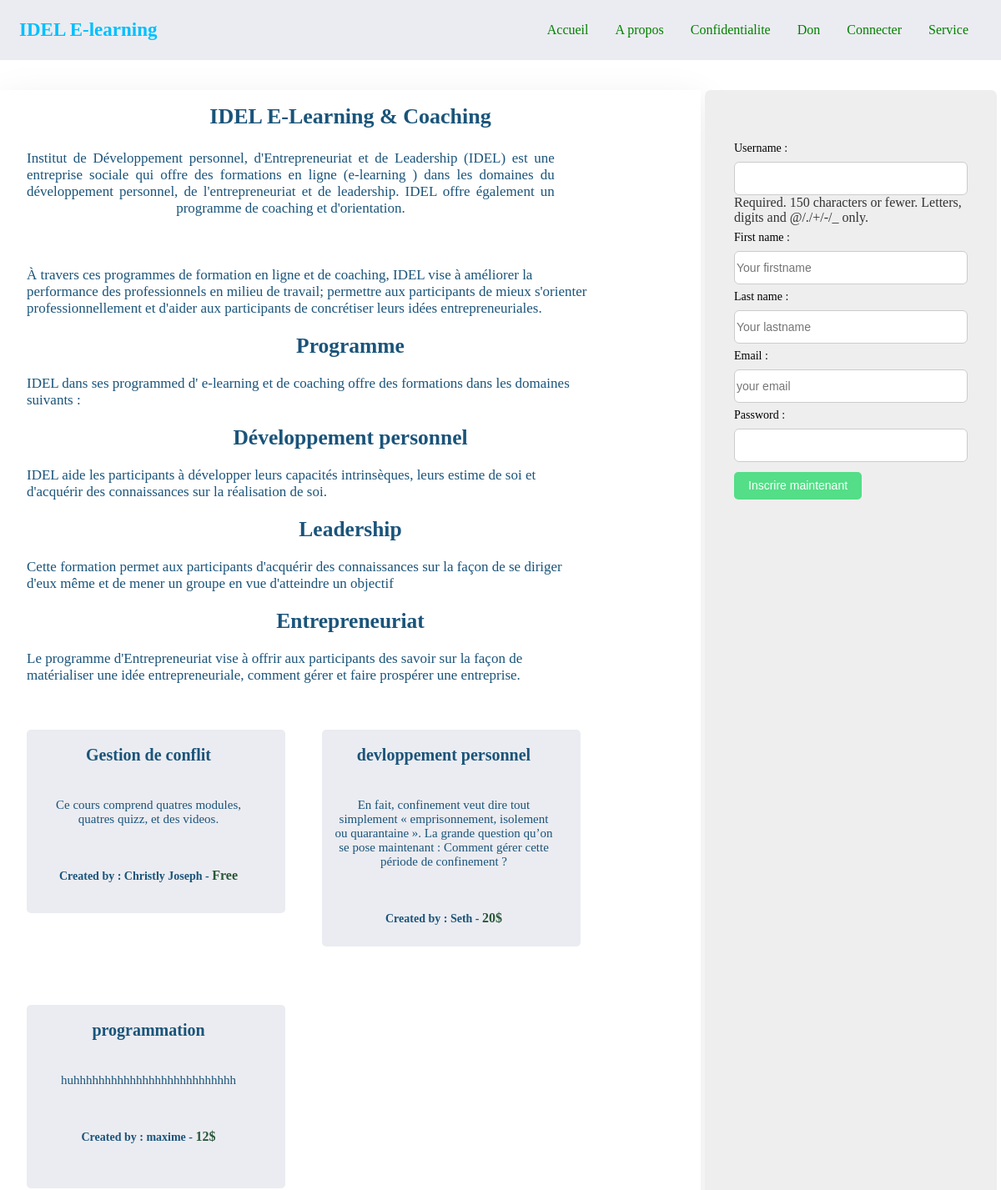
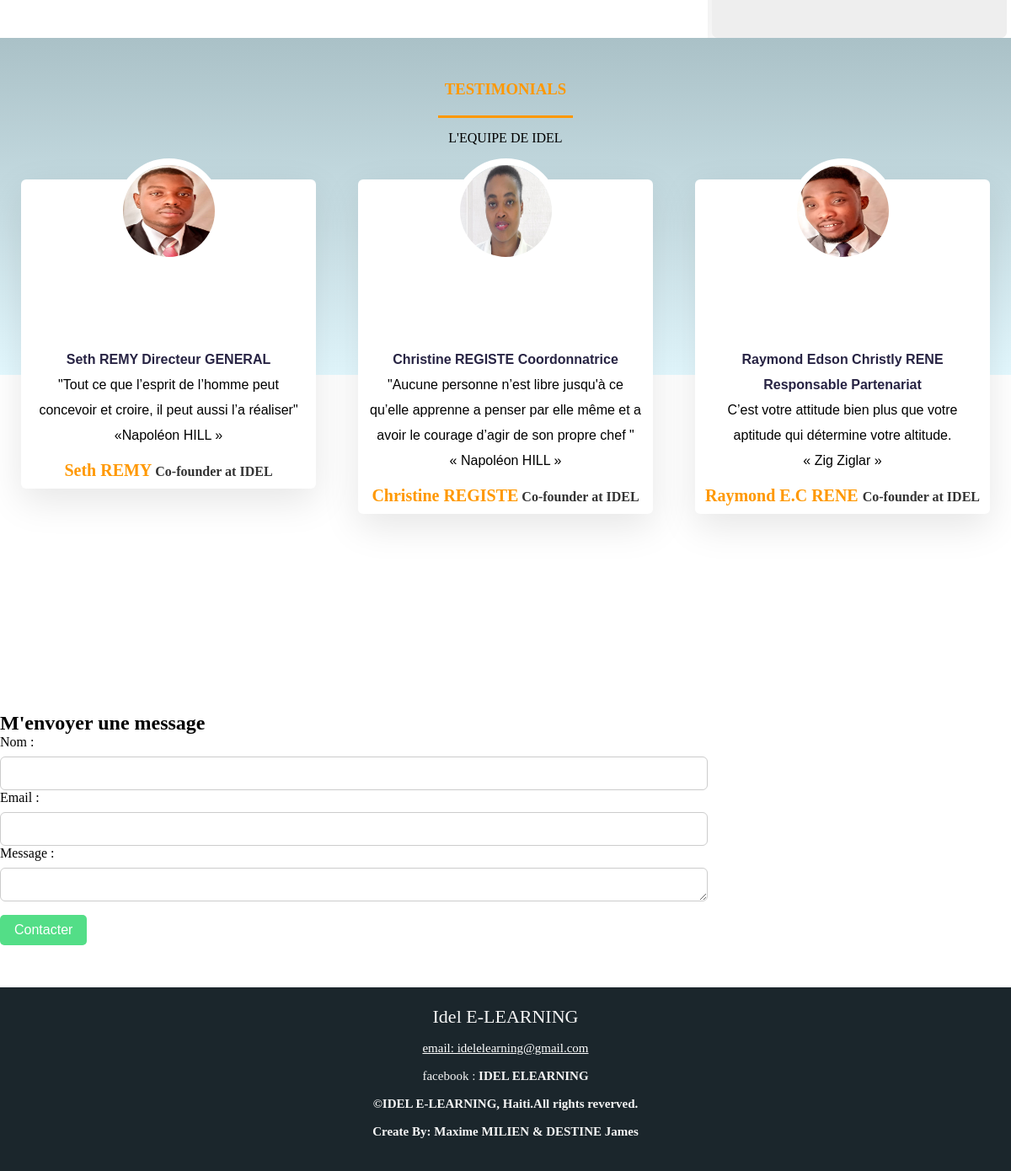
The page / on the database its author committed (2 pictures, top to bottom).
### course/models.py (models this page shows, shortened)
class Courses(models.Model):
    title = models.CharField(max_length=250)
    description = models.TextField()
    author = models.CharField(max_length=50)
    price = models.IntegerField()
    time = models.TimeField(null=True, blank=True)
    url = models.CharField(null=True, blank=True, max_length=15)
    active = models.BooleanField(default=False)

### course/views.py (the view)
# urls.py: 2. Add a URL to urlpatterns:  path('', views.home, name='home')
def home(request):
    courses = Courses.objects.all()
    if request.method == 'POST':
        form = RegisterForm(request.POST)
        contactform = ContactForm(request.POST)
        if form.is_valid():
            user = form.save(commit=False)
            user.set_password(form.cleaned_data['password'])
            user.save()
            Students.objects.create(user=user)
            messages.success(request, 'Votre compte a ete cree avec succes')
        else:
            messages.error(request, 'Verifier vos informations')
    else:
        form = RegisterForm()
        contactform = ContactForm()
    return render(request, 'home.html', locals())

### account/forms.py (shortened to what this page needs)
class RegisterForm(forms.ModelForm):
   first_name = forms.CharField(required=True, widget=forms.TextInput(attrs={'class': 'input', 'placeholder': 'Your firstname'}))
   last_name = forms.CharField(required=True, widget=forms.TextInput(attrs={'class': 'input', 'placeholder': 'Your lastname'}))
   email = forms.EmailField(required=True, widget=forms.EmailInput(attrs={'class': 'input', 'placeholder': 'your email'}))
   password = forms.CharField(max_length=120, widget=forms.PasswordInput(attrs={'class': 'input'}), required=True)
   class Meta:
      model = User
      fields = ('username', 'first_name' , 'last_name', 'email', 'password')
      widgets = {
         'username': forms.TextInput(attrs={'class': 'input'})
      }

### contact/forms.py
class ContactForm(forms.ModelForm):
	class Meta:
		model = ContactModel
		fields = ('nom' , 'email' , 'message')
		widgets = {
		'nom': forms.TextInput(attrs={'class':'input'}),
		'email': forms.EmailInput(attrs={'class':'input'}),
		'message': forms.Textarea(attrs={'class':'input'})
		}

### Elearning/templates/home.html (shortened to what this page needs)
{% extends 'base.html' %}
{% load static%}
{% block content %}
<br><br>
<div class="grid">
   <section class="presentation">
      <div class="font-p">
         <h1 class="title text-center">IDEL E-Learning & Coaching</h1>
      <p style="width: 80%; padding: 10px; margin: 10px;" class="justify last">Institut de Développement personnel, d'Entrepreneuriat et
         de Leadership (IDEL) est une entreprise sociale qui offre des
         formations en ligne (e-learning ) dans les domaines du
         développement personnel, de l'entrepreneuriat et de
         leadership. IDEL offre également un programme de coaching
         et d'orientation. </p> <br>
         <p style="padding: 10px; margin: 10px; width: 85%;">À travers ces programmes de formation en ligne et de
            coaching, IDEL vise à améliorer la performance des
            professionnels en milieu de travail; permettre aux
            participants de mieux s'orienter professionnellement et
            d'aider aux participants de concrétiser leurs idées
            entrepreneuriales.</p>
         <h2 class="text-center"><strong>Programme</strong> </h2>
         <p style="padding: 10px; margin: 10px; width: 85%;">IDEL dans ses programmed d' e-learning et de coaching
            offre des formations dans les domaines suivants :
         </p>
         <h2 class="text-center"><strong>Développement personnel</strong></h2>
         <p style="padding: 10px; margin: 10px; width: 85%;">IDEL aide les participants à développer leurs capacités
            intrinsèques, leurs estime de soi et d'acquérir des
            connaissances sur la réalisation de soi.
         </p>
         <h2 class="text-center"><strong>Leadership</strong></h2>
         <p style="padding: 10px; margin: 10px; width: 85%;">Cette formation permet  aux participants d'acquérir des
            connaissances sur la façon de se diriger d'eux même et de
            mener un groupe en vue d'atteindre un objectif</p>
         <h2 class="text-center"><strong>Entrepreneuriat</strong></h2>
         <p style="padding: 10px; margin: 10px; width: 85%;">Le programme d'Entrepreneuriat vise à offrir aux
            participants des savoir sur la façon de matérialiser une idée
            entrepreneuriale, comment gérer et faire prospérer une
            entreprise. </p>
      </div>
      <div>
         {% for course in courses %}
            <div class="card">
               <h2 class="title">{{ course.title }}</h2>
               <p class="description">{{ course.description }}</p>
               <h4 class="author">Created by : {{ course.author }} -
                  {% if course.price == 0 %}
                     <span>Free</span>
                  {% else %}
                     <span>{{ course.price }}$</span>
                  {% endif %}
               </h4>
            </div>
         {% empty %}
            <p>There 's no courses</p>
         {% endfor %}
      </div>
   </section>
   <section class="form b-form">
      <form action="{% url 'home' %}" method="POST">
         {{form.as_p}}
         <input class="btn bt>-large" type="submit" value="Inscrire maintenant">
      </form>
   </section>
 <section  class="testi">
   <section class="testimonials">
      <div class="container">
         <h1>testimonials</h1>
         <p class="text-center">L'EQUIPE DE IDEL</p>
         <div class="row">
             <div class="col-md-4 text-center">
               <div class="profile">
                  <img src="{% static 'seth.jpg' %}" alt="mon image" class="user">
                  <blockquote>
                     <strong style="color: #272343;"> Seth REMY Directeur GENERAL </strong> <br>
                     "Tout ce que l’esprit de l’homme peut
                     concevoir et croire, il peut aussi l’a réaliser"
                     «Napoléon HILL »
                  </blockquote>
                  <h3>Seth REMY<span> Co-founder at IDEL</span> </h3>
               </div>
            </div>
            <div class="col-md-4 text-center">
               <div class="profile">
                  <img src="{% static '2.jpg' %}" alt="mon image" class="user">
                  <blockquote>
                    <strong style="color: #272343;"> Christine REGISTE Coordonnatrice  </strong> <br>
                     "Aucune personne n’est libre jusqu'à ce qu’elle apprenne
                      a penser par elle même et a avoir  le courage d’agir de son propre chef " <br>
                     «  Napoléon HILL »
                  </blockquote>
                  <h3>Christine REGISTE<span> Co-founder at IDEL</span> </h3>
               </div>
            </div>
         <div class="col-md-4 text-center">
               <div class="profile">
                  <img src="{% static 'christly.jpg' %}" alt="mon image" class="user">
                  <blockquote>
                     <strong style="color: #272343;">  Raymond Edson Christly RENE Responsable Partenariat  </strong> <br>
                     C’est votre attitude bien plus que votre aptitude qui détermine votre altitude. <br>
                     « Zig Ziglar »
                     <br>
                  </blockquote>
                  <h3>Raymond E.C RENE <span> Co-founder at IDEL</span> </h3>
               </div>
            </div>
         </div>
      </div>
   </section>
 </section>
 {% include 'contact.html' %}
</div>
{% endblock %}

### static/menu.css (style rules this page uses)
* { margin: 0; padding: 0; box-sizing: border-box; font-family: "open sans" sans-sherif; }
.btn { text-decoration: none; font-weight: 500; padding: 5px 16px; line-height: 1.5; border: 1px solid transparent; border-radius: 5px; background: #53DE87; font-size: inherit; color: #fff; margin-top: 12px; }
.input, .btn-large { width: 100%; height: 40px; border-radius: 6px; border: 1px solid #ccc; margin-top: 8px; padding: 2px; font-size: inherit; }
.b-form { background: #eee; padding: 25px 5px; border-radius: 7px; margin: 0 5px; font-family: serif; font-size: 14px; }
.b-form form { margin-top: 20px; padding: 10px; }
.b-form form label { display: block; font-weight: 500; margin-top: 7px; }
.text-center { text-align: center; }
.justify { text-align: justify; }
.last { text-align-last: center; }
.grid { display: grid; grid-template-columns: 70% 30%; grid-template-areas: "present form" "testi testi"; }
.presentation { width: 100%; grid-area: present; padding: 12px; background-color: #ffffff; color: rgb(26, 84, 122); box-shadow: 0 15px 45px rgba(0,0,0,0.1); }
.presentation .title { font-size: 26px; font-weight: 600; padding: 5px; animation: up 1s; animation-delay: 0.3; animation-fill-mode: forwards; }
.form { grid-area: form; padding: 25px; }
.card { padding: 14px 20px 20px 2px; width: 310px; min-height: 220px; margin: 35px 20px; border-radius: 5px; background-color: #EBECF1; text-align: center; text-align-last: center; display: inline-block; vertical-align: top; }
.card .title { font-size: 20px; padding: 5px; color: rgb(26, 84, 122); }
.card .description { margin: 30px 5px; font-size: 15px; padding: 5px; }
.card .author { margin-top: 40px; font-size: 14px; text-align: right; padding: 5px; }
.card .author span { color: rgb(41, 87, 57); }
.testi { height: 800px; background-color: white; grid-area: testi; }
.testimonials { margin: 50px auto; }
.testimonials h1 { text-align: center; font-weight: bold; color: #ff9800; padding-bottom: 10px; text-transform: uppercase; }
.testimonials h1::after { content: ''; background-color: #ff9800; display: block; height: 3px; width: 160px; margin: 20px auto 5px; }
.col-md-4 { margin: 40px auto; }
.profile { padding: 70px 10px 10px; height: auto; width: 350px; background-color: white; border-radius: 6px; box-shadow: 0 15px 45px rgba(0,0,0,0.1); }
.profile img { height: 125px; width: 125px; top: -95px; position: relative; border: 8px solid white; left: calc(-50% -50%); }
.profile h3 { font-size: 20px; margin-top: 15px; color: #ff9800; }
span { font-size: 16px; color: #333; }
blockquote { font-size: 16px; line-height: 30px; font-family: sans-serif; }
.user { width: 120px; height: 120px; border-radius: 50%; }
.row { display: flex; flex-direction: row; }

### static/dev-cours-style.css (style rules this page uses)
* { margin: 0; padding: 0; }

### static/gestion-de-conflit.css (style rules this page uses)
body { margin: 0; padding: 0; }

### static/new.css (style rules this page uses)
.testi { background: linear-gradient(#aac1c7,#e4f9ff 50%, #fff 50%, #fff 100%); }
.font-p { font-size: 17px; }

### rows shown on the page
Courses: title "Gestion de conflit", description "Ce cours comprend quatres modules, quatres quizz, et des videos.", author "Christly Joseph", price "Free"
Courses: title "devloppement personnel", description "En fait, confinement veut dire tout simplement « emprisonnement, isolement ou quarantaine ». La grande question qu’on se pose maintenant : Comment gérer cette période de confinement ?", author "Seth", price "20"
Courses: title "programmation", description "huhhhhhhhhhhhhhhhhhhhhhhhhhh", author "maxime", price "12"
